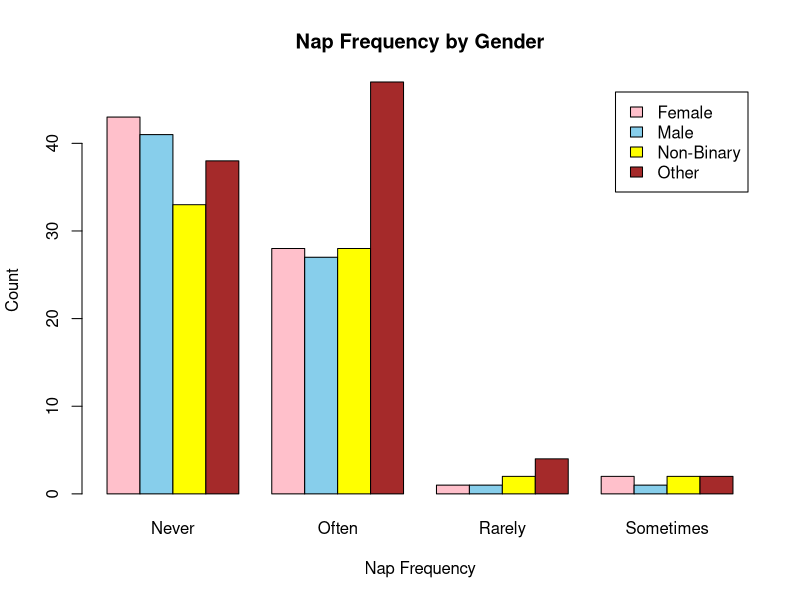
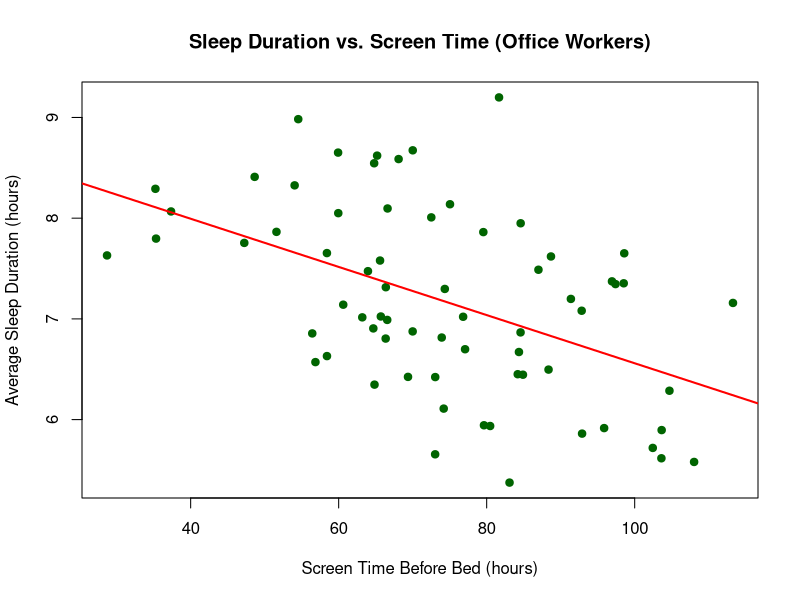

Recreate these plots in R, in order.
## ---- chunk 1
knitr::opts_chunk$set(echo = TRUE)
## ---- chunk 2
SleepCogStudy <- read.csv("Resources/Sleep_Cognition_Study_f1PhaXA.csv")
## ---- chunk 3
# Initalise Table
table(SleepCogStudy$Gender, SleepCogStudy$NapFrequency)
genderTable = matrix(c(43,41,33,38,28,27,28,47,1,1,2,4,2,1,2,2), ncol = 4)

dimnames(genderTable) = list(gender = c("Female","Male","Non-Binary", "Other"), 
                             napFrequency = c("Never", "Often","Rarely", "Sometimes"))

barplot(genderTable, col = c("pink", "skyblue", "yellow", "brown"), beside = TRUE, legend = rownames(genderTable),
        main = "Nap Frequency by Gender",
        xlab = "Nap Frequency",
        ylab = "Count")   
## ---- chunk 4
# H0: Gender is independent of nap frequency
# HA: Gender is dependent of nap frequency

# Expected Values
gender.count = rowSums(genderTable)
napFrequency.counts = colSums(genderTable)
outer(gender.count, napFrequency.counts) / sum(genderTable)

# Test independence of gender on nap frequency
chisq.test(genderTable, simulate.p.value = TRUE)
# p-value = 0.5662 

# Conclusion:
# As the p-value is greater than 0.05
# we do not reject the null hypothesis
## ---- chunk 5
# Load csv file
SleepCogStudy <- read.csv("Resources/Sleep_Cognition_Study_f1PhaXA.csv")
 
#H0: Screen time before bed has no effect on average sleep duration
#HA: Screen time before bed significantly predicts average sleep duration 

#H0: m1 = 0
#hA: m1 =/= 0

#Filter data to office workers
office_data <- subset(SleepCogStudy, OccupationType == "Office Worker")

# Fit linear regression model 
fit <- lm(AverageSleepDuration ~ ScreenTimeBeforeBed, data = office_data)
summary(fit)

#plot Sleep Duration vs. Screen Time 
plot(office_data$ScreenTimeBeforeBed, office_data$AverageSleepDuration,
     main = "Sleep Duration vs. Screen Time (Office Workers)",
     xlab = "Screen Time Before Bed (hours)",
     ylab = "Average Sleep Duration (hours)",
     pch = 19, col = "darkgreen")
abline(fit, col = "red", lwd = 2)

